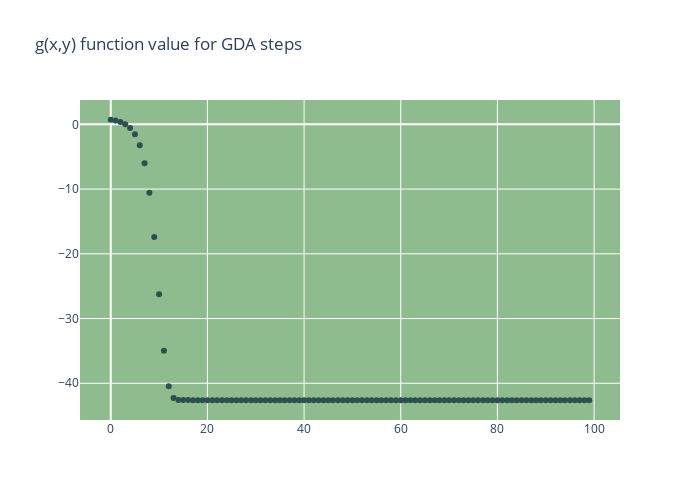

This figure's notebook cell:
### Markdown cell above
Z przeprowadzonych obserwacji wywnioskowałem, że potrzebuję co najmniej kilkuset iteracji (uruchomień dla punktów początkowych) by zbadać generalne zachowanie algorytmu. Badania przeprowadzałem głównie na obszarze od -3 do 3, na którym 100 kroków algorytmu było zdecydowanie wystarczające żeby funkcja zatrzymała się po osiągnięciu dolnego limitu wartości gradientu, oznaczonego współczynnikiem odcięcia.

### Code cell
vals = [g(p) for p in dsc[0]]
layout = go.Layout(width=700, height=500,
                title_text='g(x,y) function value for GDA steps',
                plot_bgcolor='DarkSeaGreen')
fig = go.Figure(layout=layout)
fig.add_trace(go.Scatter(mode='markers', marker_color='DarkSlateGrey', 
                         x=list(range(len(vals))), y=vals))
fig.show()

### Figure 1 — Plotly figure (JSON) as saved in the notebook; plotly's stock layout.template omitted (floating-point values rounded to 4 significant figures)
{"data": [{"marker": {"color": "DarkSlateGrey"}, "mode": "markers", "type": "scatter", "x": [0, 1, 2, 3, 4, 5, 6, 7, 8, 9, 10, 11, 12, 13, 14, 15, 16, 17, 18, 19, 20, 21, 22, 23, 24, 25, 26, 27, 28, 29, 30, 31, 32, 33, 34, 35, 36, 37, 38, 39, 40, 41, 42, 43, 44, 45, 46, 47, 48, 49, 50, 51, 52, 53, 54, 55, 56, 57, 58, 59, 60, 61, 62, 63, 64, 65, 66, 67, 68, 69, 70, 71, 72, 73, 74, 75, 76, 77, 78, 79, 80, 81, 82, 83, 84, 85, 86, 87, 88, 89, 90, 91, 92, 93, 94, 95, 96, 97, 98, 99], "y": [0.7127, 0.5868, 0.3793, 0.03309, -0.5495, -1.536, -3.208, -6.01, -10.56, -17.39, -26.25, -34.99, -40.48, -42.29, -42.58, -42.6, -42.6, -42.61, -42.61, -42.61, -42.61, -42.61, -42.61, -42.61, -42.61, -42.61, -42.61, -42.61, -42.61, -42.61, -42.61, -42.61, -42.61, -42.61, -42.62, -42.62, -42.62, -42.62, -42.62, -42.62, -42.62, -42.62, -42.62, -42.62, -42.62, -42.62, -42.62, -42.62, -42.62, -42.62, -42.62, -42.62, -42.62, -42.62, -42.62, -42.62, -42.62, -42.62, -42.62, -42.62, -42.62, -42.62, -42.62, -42.62, -42.62, -42.62, -42.62, -42.62, -42.62, -42.62, -42.62, -42.62, -42.62, -42.62, -42.62, -42.62, -42.62, -42.62, -42.62, -42.62, -42.62, -42.62, -42.62, -42.62, -42.62, -42.62, -42.62, -42.62, -42.62, -42.62, -42.62, -42.62, -42.62, -42.62, -42.62, -42.62, -42.62, -42.62, -42.62, -42.62]}], "layout": {"height": 500, "plot_bgcolor": "DarkSeaGreen", "title": {"text": "g(x,y) function value for GDA steps"}, "width": 700}}
